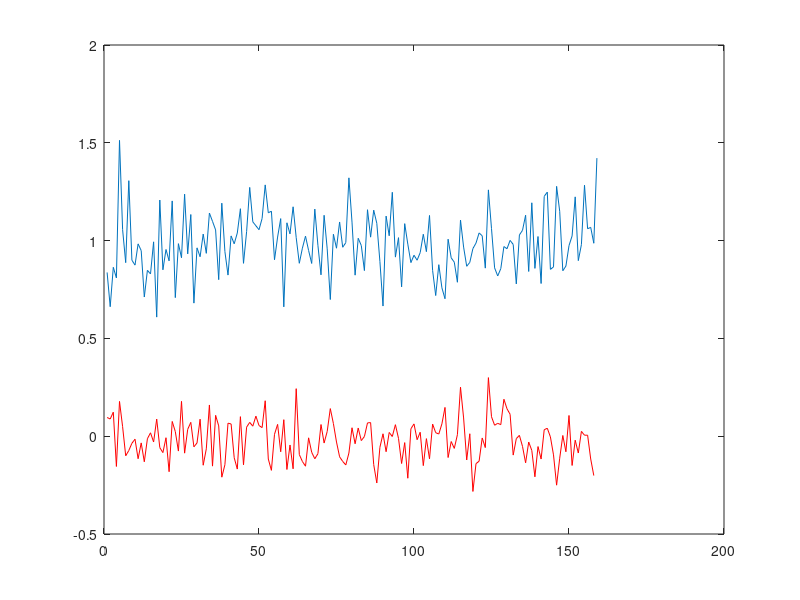

Write the MATLAB code that produced this figure.
n=50000;
trials=100;
delta=.05;
x=-4:delta:4;
bell=exp(-x.^2/2)/sqrt(2*pi);
cov=zeros(length(x));

hold off
for i=1:trials,
    a=randn(1,n);
    y=hist(a,x);
    y=(y/n)/delta;
    z=sqrt(n)*(y-bell)./sqrt(bell);
    %plot(x, z);
    cov=cov+z'*z;
     
end
cov=delta*cov/trials;
cov=cov(2:end-1,2:end-1);
hold off
plot(diag(cov));
hold on
plot(diag(cov,1),'r');